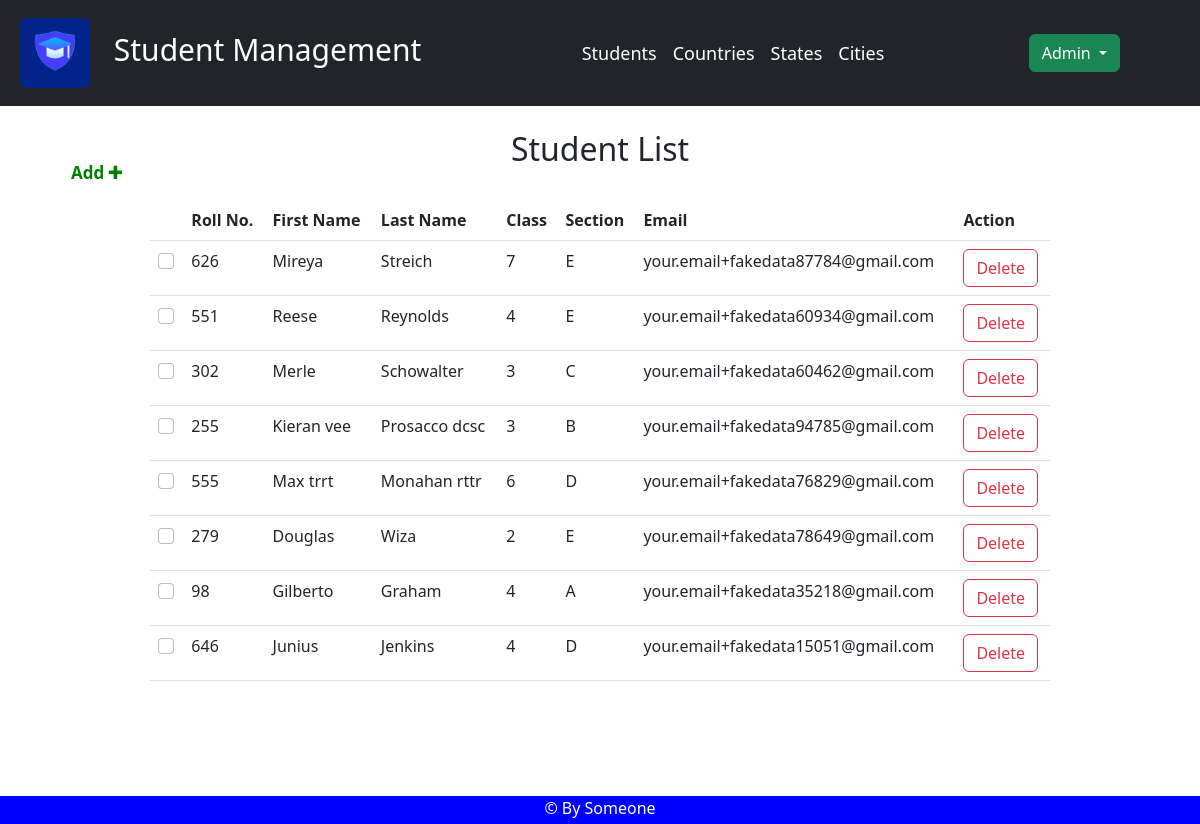
Before: /home (signed in) with the older database file.
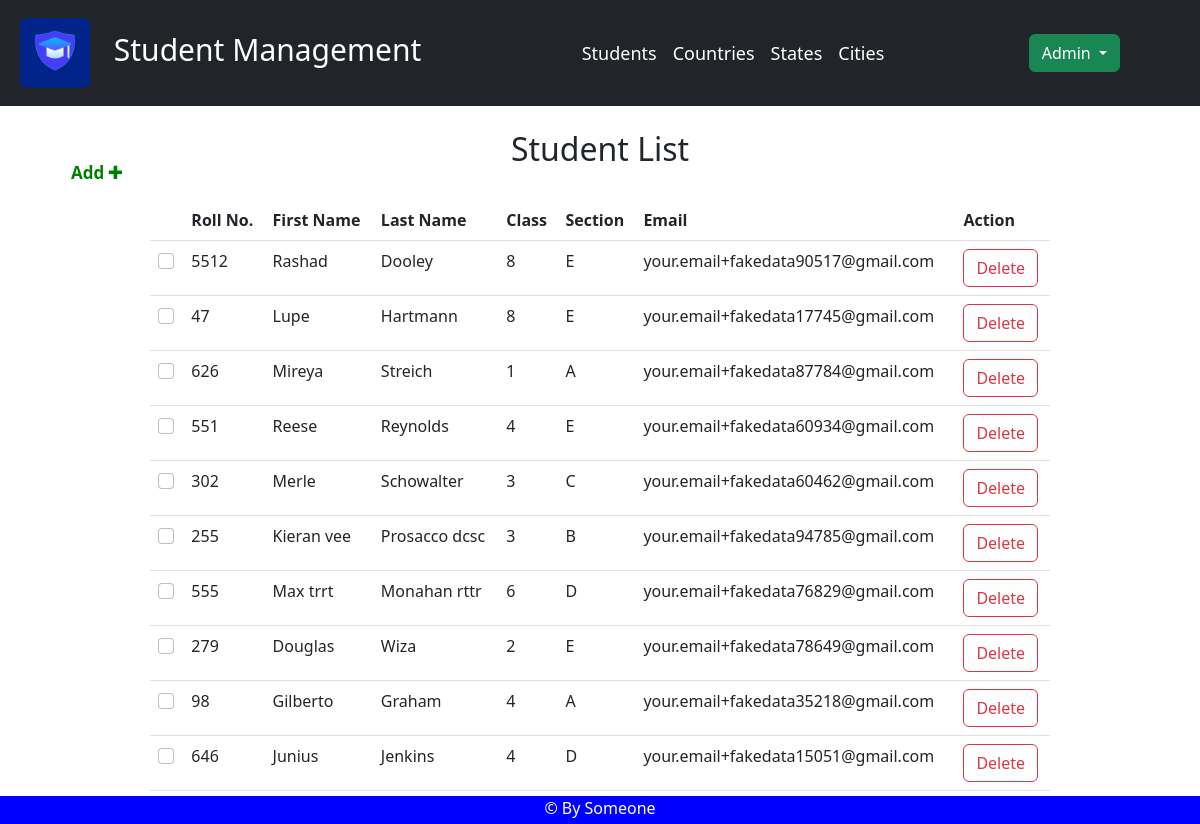
After: the same page with the newer database file.
### models.py (models this page shows, shortened)
class Student(db.Model):
    __tablename__ = "student"
    id = db.Column(db.Integer, primary_key=True)
    fname = db.Column(db.String(100))
    lname = db.Column(db.String(100))
    mother_name = db.Column(db.String(100))
    father_name = db.Column(db.String(100))
    addr = db.Column(db.String(100))
    city_id = db.Column(db.Integer, db.ForeignKey('city.id'))
    city = db.relationship('City')
    state_id = db.Column(db.Integer, db.ForeignKey('state.id'))
    state = db.relationship('State')
    country_id = db.Column(db.Integer, db.ForeignKey('country.id'))
    country = db.relationship('Country')
    pin = db.Column(db.String(100))
    standard_id = db.Column(db.Integer, db.ForeignKey('standard.id'))
    standard = db.relationship('Standard')
    section_id = db.Column(db.Integer, db.ForeignKey('section.id'))
    section = db.relationship('Section')
    roll_no = db.Column(db.String(100))
    email = db.Column(db.String(100))

class Standard(db.Model):
    __tablename__ = "standard"
    id = db.Column(db.Integer, primary_key=True)
    standard_name = db.Column(db.String(100))

class Section(db.Model):
    __tablename__ = "section"
    id = db.Column(db.Integer, primary_key=True)
    section_name = db.Column(db.String(100))

### app.py (the view)
@app.route('/home')
def home():
    if 'username' in session:
        students = Student.query.order_by(desc(Student.id))
        return render_template(templates.dashboard, students=students)
    return render_template(templates.login)

### templates/dashboard.html (shortened to what this page needs)
{%extends "skel.html"%}
{%block content%}
<br>
<h2 style="text-align:center">Student List</h2>
<br>
<div class="w-75" style="margin:auto;margin-bottom:200px">
        <div class="d-block" style="position:fixed;top:10rem; left:4rem;">
            <div>
                <a class="add_button"
               style="text-decoration:none;color:green;font-size:17px;padding:7px;font-weight:bold"
               href="{{url_for('add_students')}}">Add <i class="fa fa-plus" aria-hidden="true"></i></a>
            </div>
        </div>
        <div style="height:400px;">
            <table class="table table-hover" id="tb">
                <thead style="position:sticky; top:0; background-color:white;">
                <tr>
                    <th></th>
                    <th>Roll No.</th>
                    <th>First Name</th>
                    <th>Last Name</th>
                    <th>Class</th>
                    <th>Section</th>
                    <th>Email</th>
                    <th>Action</th>
                </tr>
                </thead>
                <tbody>
                {% for student in students %}
                <tr>
                    <td>
                        <input class="form-check-input" name="check-box" type="checkbox" value="{{student.id}}">
                    </td>
                    <td style="cursor: pointer;"
                        onclick="location.href='{{url_for('student_details', student_id = student.id)}}'">{{
                        student.roll_no }}
                    </td>
                    <td style="cursor: pointer;"
                        onclick="location.href='{{url_for('student_details', student_id = student.id)}}'">{{
                        student.fname }}
                    </td>
                    <td style="cursor: pointer;"
                        onclick="location.href='{{url_for('student_details', student_id = student.id)}}'">{{
                        student.lname }}
                    </td>
                    <td style="cursor: pointer;"
                        onclick="location.href='{{url_for('student_details', student_id = student.id)}}'">{{
                        student.standard.standard_name }}
                    </td>
                    <td style="cursor: pointer;"
                        onclick="location.href='{{url_for('student_details', student_id = student.id)}}'">{{
                        student.section.section_name }}
                    </td>
                    <td style="cursor: pointer;"
                        onclick="location.href='{{url_for('student_details', student_id = student.id)}}'">{{
                        student.email }}
                    </td>
                    <td>
                        <button type="button" class="btn btn-outline-danger"
                                onclick="location.href='{{url_for('del_student', student_id = student.id)}}'"
                                data-toggle="modal" data-target=".bd-example-modal-lg">
                            Delete
                        </button>
                    </td>
                </tr>
                {% endfor %}
                </tbody>
            </table>
        </div>
    <br>
</div>
{%endblock%}

### templates/skel.html (shortened to what this page needs)
<!DOCTYPE html>
<html lang="en">
<head>
    <link href="https://cdn.jsdelivr.net/npm/bootstrap@5.2.1/dist/css/bootstrap.min.css" rel="stylesheet"
>
    <link rel="stylesheet" href="https://cdnjs.cloudflare.com/ajax/libs/font-awesome/4.7.0/css/font-awesome.min.css">
</head>
<body>
<nav style="position:sticky; top:0; z-index:1;" class="navbar navbar-expand-lg navbar-dark bg-dark">
    <a href="{{url_for('home')}}" class="navbar-brand"><img src="{{url_for('static', filename= 'sm1.png')}}" style="border-radius:10px"
                                       height="80px" alt="no image" class="navbar-brand"> Student Management</a>
    <div class="collapse navbar-collapse" id="navbarNav">
        <ul class="navbar-nav mx-auto">
            <li class="nav-item active">
                <a href="{{url_for('home')}}" class="nav-link active">Students</a>
            </li>
            <li class="nav-item">
                <a href="{{url_for('all_countries')}}" class="nav-link active">Countries</a>
            </li>
            <li class="nav-item">
                <a href="{{url_for('all_states')}}" class="nav-link active">States</a>
            </li>
            <li class="nav-item">
                <a href="{{url_for('all_cities')}}" class="nav-link active">Cities</a>
            </li>
        </ul>
        <div class="dropdown show nav-item" style="margin-right: 80px">
            <a class="btn btn-success dropdown-toggle" href="#" role="button" id="dropdownMenuLink"
               data-toggle="dropdown"
               aria-haspopup="true" aria-expanded="false">
                {{session.username.capitalize()}}
            </a>
        </div>
    </div>
</nav>
{%block content%}{%endblock%}
{% include "footer.html" %}
</body>
</html>

### templates/footer.html (shortened to what this page needs)
<div class="footer">
    <p>&copy; By Someone</p>
</div>

### templates/skel.html (style rules this page uses)
#navbarNav ul li a { font-size: 18px; }
.navbar-brand { font-size:30px; margin-left:10px; }
ul { list-style-type: none; margin: 0; padding: 0; }

### templates/footer.html (style rules this page uses)
.footer { position: fixed; left: 0; bottom: 0; width: 100%; height: 28px; background-color: blue; color: white; text-align: center; }

Changed rows visible on the page:
added Student: roll_no "5512", fname "Rashad", lname "Dooley", standard.standard_name "8", section.section_name "E", email "your.email+fakedata90517@gmail.com"
added Student: roll_no "47", fname "Lupe", lname "Hartmann", standard.standard_name "8", section.section_name "E", email "your.email+fakedata17745@gmail.com"
changed Student "Mireya": standard.standard_name "7" → "1"; section.section_name "E" → "A"
